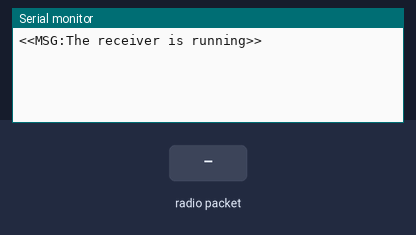
A sketch run on a simulated Arduino Uno, built with avr-gcc and run on an emulated ATmega328P. On the bench: the last lines printed to the serial monitor. The test bench sets the inputs (shaded band). No radio packets arrive unless stated.

Above: at 1.2 s.
1.3 s: radio packet "1" arrives
At 2.1 s:
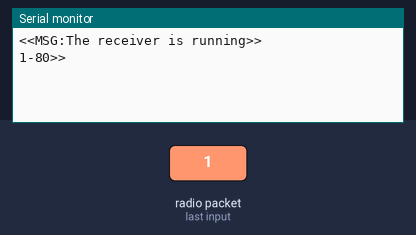
2.8 s: radio packet "0" arrives
At 3.3 s:
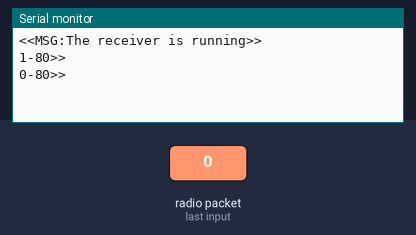
4.3 s: radio packet "2" arrives
At 5.6 s:
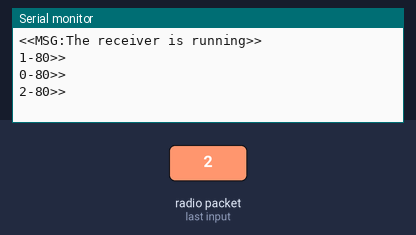

The sketch:

rocket_receiver.ino
```cpp
#include <SPI.h>
#include <LoRa.h>

void setup() {
  Serial.begin(115200);
  while (!Serial);

  Serial.println("<<MSG:The receiver is running>>");

  if (!LoRa.begin(915E6)) {
    Serial.println("<<ERR:Starting LoRa failed>>");
    while (1);
  }
}

void loop() {
  // try to parse packet
  int packetSize = LoRa.parsePacket();
  String str = "";
  if (packetSize) {
    while (LoRa.available()) {
      str += String((char)LoRa.read());
    }
    str.replace(">>", ",");
    str += LoRa.packetRssi();
    str += ">>";
    Serial.println(str);
  }
}
```

Measured:
- after the input at 1.3 s, the serial monitor: prints a new line at once (image 1)
- after the input at 2.8 s, the serial monitor: prints a new line at once (image 2)
- after the input at 4.3 s, the serial monitor: prints a new line at once (image 3)
